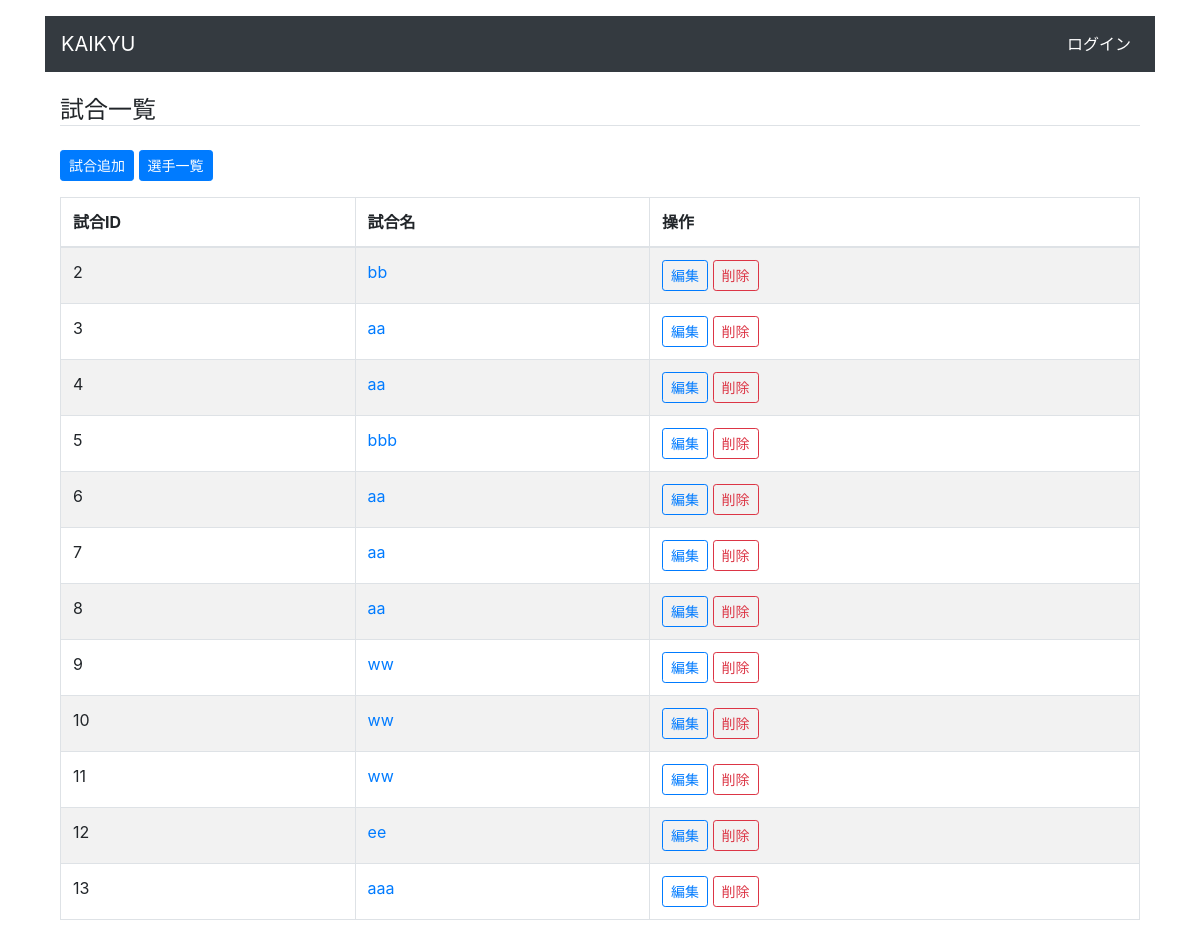
Before: /cms/match_list/1 with the older database file.
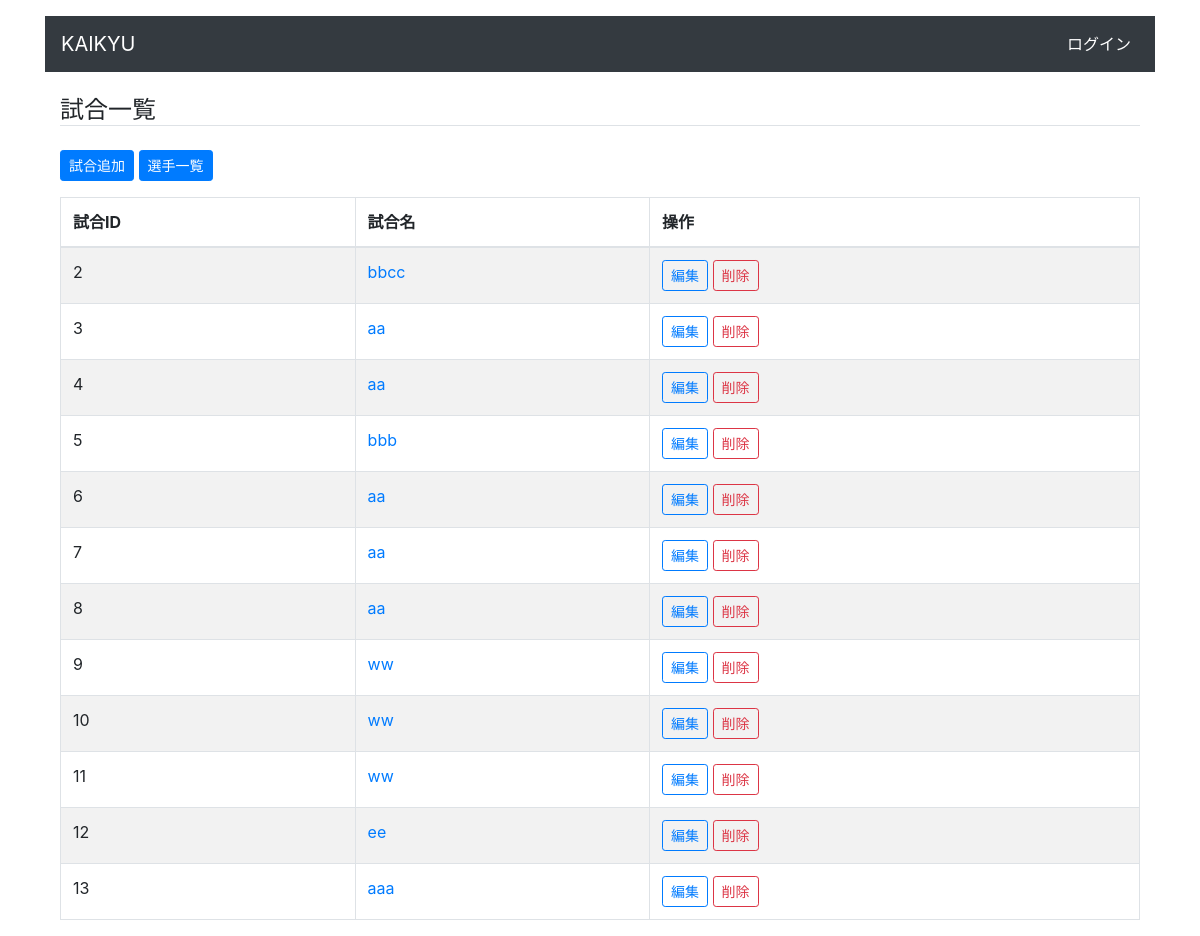
After: the same page with the newer database file.
### cms/models.py (models this page shows, shortened)
class Match(models.Model):
    competition = models.ForeignKey(
        Competition, verbose_name='大会', related_name='match', on_delete=models.CASCADE)
    name = models.CharField('試合名', max_length=255)

### cms/views.py (the view)
# urls.py: path('match_list/<int:competition_id>',
def match_list(request, competition_id):
    matches = Match.objects.filter(
        competition_id=competition_id).values()
    return render(request, 'cms/match_list.html', {'matches': matches, 'competition_id': competition_id})

### cms/templates/cms/match_list.html
{% extends "cms/base.html" %}
{% block content %}
<h4 class="mt-4 border-bottom">試合一覧</h4>
<a href="{% url 'cms:add_match' competition_id=competition_id %}" class="btn btn-primary btn-sm my-3">試合追加</a>
<a href="{% url 'cms:player_list' competition_id=competition_id %}" class="btn btn-primary btn-sm my-3">選手一覧</a>
<table class="table table-striped table-bordered">
  <thead>
    <tr>
      <th scope="col">試合ID</th>
      <th scope="col">試合名</th>
      <th scope="col">操作</th>
    </tr>
  </thead>
  <tbody>
    {% for match in matches %}
    <tr>
      <td>{{ match.id }}</td>
      <td><a href="{% url 'cms:edit_hit' competition_id=competition_id match_id=match.id %}">
          {{ match.name }}
        </a>
      </td>
      <td>
        <a href="{% url 'cms:edit_match' competition_id=competition_id match_id=match.id %}"
          class="btn btn-outline-primary btn-sm">編集</a>
        <a href="{% url 'cms:delete_match' competition_id=competition_id match_id=match.id %}"
          class="btn btn-outline-danger btn-sm">削除</a>
      </td>
    </tr>
    {% endfor %}
  </tbody>
</table>
{% endblock content %}

Changed rows visible on the page:
changed Match id 2: name "bb" → "bbcc"
